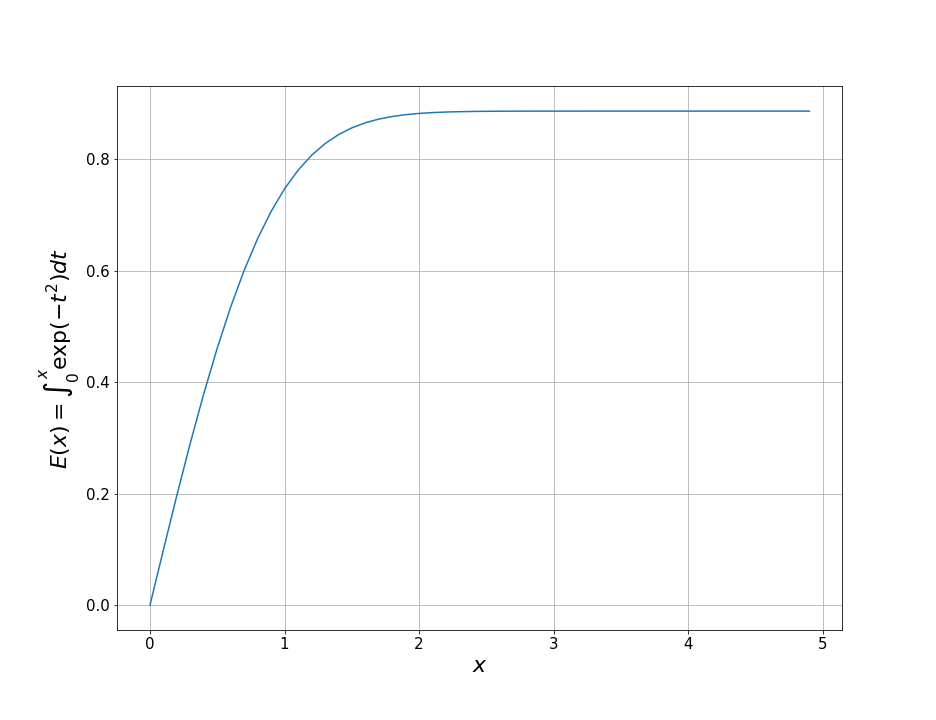

Generate this figure with Python:
#!/usr/bin/env python3
# -*- coding: utf-8 -*-
"""
Created on Thu Feb  7 15:25:22 2019

@author: alankar
"""

import numpy as np
import matplotlib.pyplot as plt

def simpson(func, n,*args): #Integrate from args[0] to args[1]
    h=(args[1]-args[0])/n
    k=0.0
    t=args[0] + h
    for i in range(1,int(n/2) + 1):
        k += 4*func(t,*args[2:])
        t += 2*h

    t = args[0] + 2*h
    for i in range(1,int(n/2)):
        k += 2*func(t,*args[2:])
        t += 2*h
    return (h/3)*(func(args[0],*args[2:])+func(args[1],*args[2:])+k)

f = lambda t:np.exp(-t**2)

x = np.arange(0,5,0.1)
E = simpson(f,100,0.,x)

plt.figure(figsize=(13,10))
plt.plot(x,E)
plt.grid()
plt.xlabel(r'$x$',size=22)
plt.ylabel(r'$E(x)=\int_0^x \exp (-t^2) dt$',size=22)
plt.tick_params(axis='both', which='major', labelsize=15)
plt.tick_params(axis='both', which='minor', labelsize=12)
plt.savefig('3.png')
plt.show()